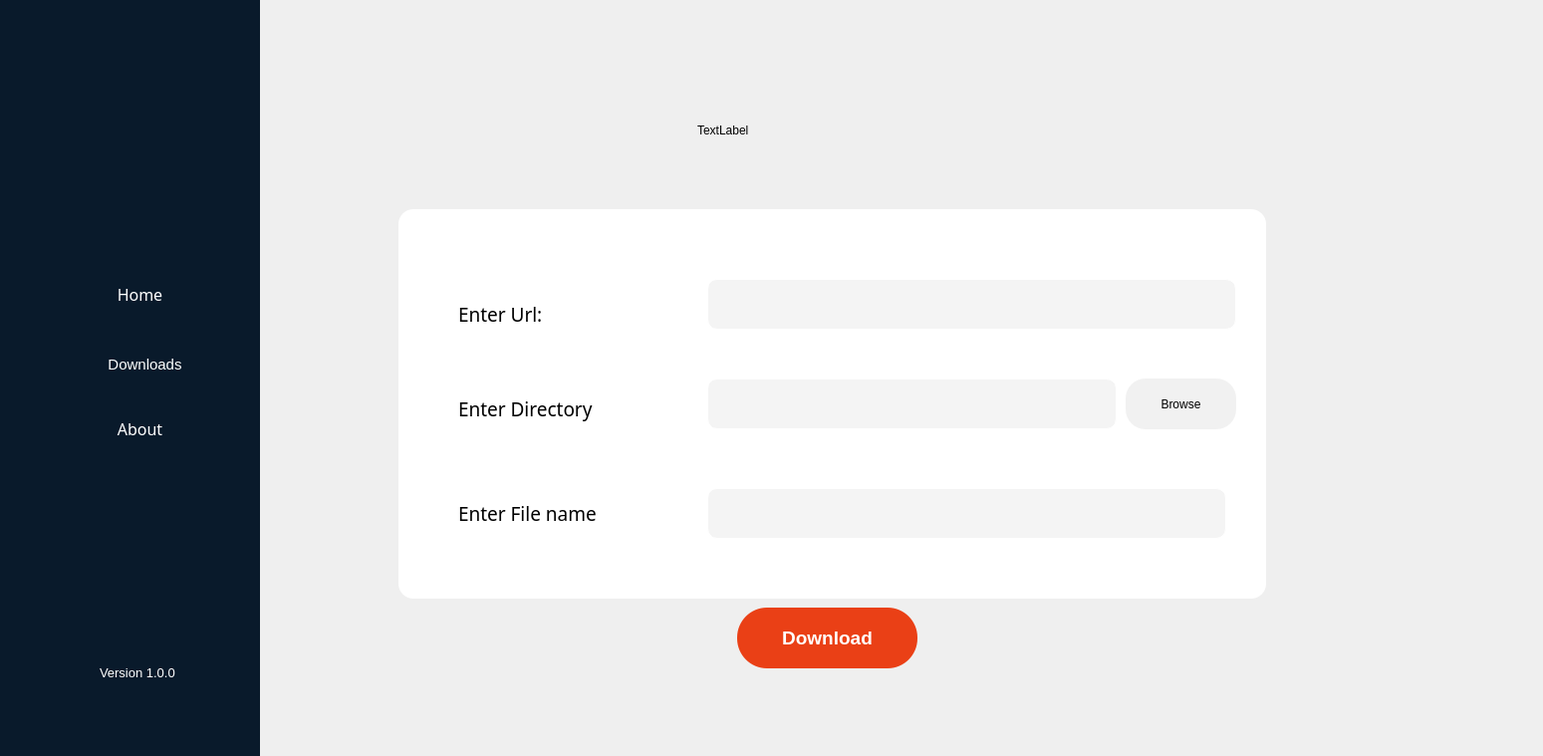
<?xml version="1.0" encoding="UTF-8"?>
<ui version="4.0">
 <class>Widget</class>
 <widget class="QWidget" name="Widget">
  <property name="geometry">
   <rect>
    <x>0</x>
    <y>0</y>
    <width>1549</width>
    <height>759</height>
   </rect>
  </property>
  <property name="windowTitle">
   <string>Widget</string>
  </property>
  <property name="styleSheet">
   <string notr="true">QLineEdit {
    border: 1px solid white;
    border-radius: 10px;
    padding: 0 20px;
    
	background-color: rgb(244, 244, 244);
	
    selection-background-color: darkgray;
}

QProgressBar {
    border: transparent;
    border-radius: 15px;
    text-align: center;
}
QPushButton{
color:white;
	border-radius:10px;
	background: transparent;



}
QPushButton:hover{
  
   color:white;
	
	border-radius:7px;
	border: transparent;
	
	background-color:transparent;
	
}</string>
  </property>
  <widget class="QWidget" name="widget" native="true">
   <property name="geometry">
    <rect>
     <x>0</x>
     <y>-20</y>
     <width>261</width>
     <height>1071</height>
    </rect>
   </property>
   <property name="styleSheet">
    <string notr="true">#widget{
	
	background:#091A2B;
}</string>
   </property>
   <widget class="QPushButton" name="homeButton">
    <property name="geometry">
     <rect>
      <x>40</x>
      <y>280</y>
      <width>201</width>
      <height>71</height>
     </rect>
    </property>
    <property name="font">
     <font>
      <family>Nirmala UI Semilight</family>
      <pointsize>12</pointsize>
      <weight>50</weight>
      <bold>false</bold>
     </font>
    </property>
    <property name="styleSheet">
     <string notr="true">QPushButton:hover{
border: 2px solid white;
}</string>
    </property>
    <property name="text">
     <string>Home</string>
    </property>
    <property name="iconSize">
     <size>
      <width>45</width>
      <height>45</height>
     </size>
    </property>
   </widget>
   <widget class="QPushButton" name="downloadsButton">
    <property name="geometry">
     <rect>
      <x>50</x>
      <y>350</y>
      <width>191</width>
      <height>71</height>
     </rect>
    </property>
    <property name="font">
     <font>
      <family>Nirmala UI</family>
      <pointsize>11</pointsize>
     </font>
    </property>
    <property name="layoutDirection">
     <enum>Qt::LeftToRight</enum>
    </property>
    <property name="styleSheet">
     <string notr="true">QPushButton:hover{
border: 2px solid white;
}</string>
    </property>
    <property name="text">
     <string>Downloads</string>
    </property>
    <property name="iconSize">
     <size>
      <width>30</width>
      <height>30</height>
     </size>
    </property>
   </widget>
   <widget class="QPushButton" name="aboutButton">
    <property name="geometry">
     <rect>
      <x>40</x>
      <y>420</y>
      <width>201</width>
      <height>61</height>
     </rect>
    </property>
    <property name="font">
     <font>
      <family>Nirmala UI Semilight</family>
      <pointsize>12</pointsize>
     </font>
    </property>
    <property name="styleSheet">
     <string notr="true">QPushButton:hover{
border: 2px solid white;
}</string>
    </property>
    <property name="text">
     <string>About</string>
    </property>
    <property name="iconSize">
     <size>
      <width>30</width>
      <height>30</height>
     </size>
    </property>
   </widget>
   <widget class="QLabel" name="label_10">
    <property name="geometry">
     <rect>
      <x>100</x>
      <y>680</y>
      <width>101</width>
      <height>31</height>
     </rect>
    </property>
    <property name="font">
     <font>
      <family>MS UI Gothic</family>
      <pointsize>10</pointsize>
     </font>
    </property>
    <property name="styleSheet">
     <string notr="true">color: rgb(255, 255, 255);</string>
    </property>
    <property name="text">
     <string>Version 1.0.0</string>
    </property>
   </widget>
  </widget>
  <widget class="QStackedWidget" name="stackedWidget">
   <property name="geometry">
    <rect>
     <x>260</x>
     <y>-10</y>
     <width>1301</width>
     <height>831</height>
    </rect>
   </property>
   <property name="lineWidth">
    <number>1</number>
   </property>
   <widget class="QWidget" name="page">
    <widget class="QLineEdit" name="urlPath">
     <property name="geometry">
      <rect>
       <x>450</x>
       <y>290</y>
       <width>531</width>
       <height>51</height>
      </rect>
     </property>
     <property name="font">
      <font>
       <family>Nirmala UI Semilight</family>
       <pointsize>9</pointsize>
      </font>
     </property>
     <property name="styleSheet">
      <string notr="true"/>
     </property>
    </widget>
    <widget class="QLabel" name="label">
     <property name="geometry">
      <rect>
       <x>200</x>
       <y>300</y>
       <width>151</width>
       <height>51</height>
      </rect>
     </property>
     <property name="font">
      <font>
       <family>Nirmala UI Semilight</family>
       <pointsize>14</pointsize>
      </font>
     </property>
     <property name="text">
      <string>Enter Url:</string>
     </property>
    </widget>
    <widget class="QLineEdit" name="directory">
     <property name="geometry">
      <rect>
       <x>450</x>
       <y>390</y>
       <width>411</width>
       <height>51</height>
      </rect>
     </property>
     <property name="font">
      <font>
       <family>Nirmala UI Semilight</family>
       <pointsize>9</pointsize>
      </font>
     </property>
    </widget>
    <widget class="QLabel" name="label_2">
     <property name="geometry">
      <rect>
       <x>200</x>
       <y>400</y>
       <width>181</width>
       <height>41</height>
      </rect>
     </property>
     <property name="font">
      <font>
       <family>Nirmala UI Semilight</family>
       <pointsize>14</pointsize>
      </font>
     </property>
     <property name="text">
      <string>Enter Directory</string>
     </property>
    </widget>
    <widget class="QLineEdit" name="fileName">
     <property name="geometry">
      <rect>
       <x>450</x>
       <y>500</y>
       <width>521</width>
       <height>51</height>
      </rect>
     </property>
     <property name="font">
      <font>
       <family>Nirmala UI Semilight</family>
       <pointsize>9</pointsize>
      </font>
     </property>
    </widget>
    <widget class="QLabel" name="label_3">
     <property name="geometry">
      <rect>
       <x>200</x>
       <y>500</y>
       <width>191</width>
       <height>51</height>
      </rect>
     </property>
     <property name="font">
      <font>
       <family>Nirmala UI Semilight</family>
       <pointsize>14</pointsize>
      </font>
     </property>
     <property name="text">
      <string>Enter File name</string>
     </property>
    </widget>
    <widget class="QPushButton" name="downloadButton">
     <property name="geometry">
      <rect>
       <x>480</x>
       <y>620</y>
       <width>181</width>
       <height>61</height>
      </rect>
     </property>
     <property name="font">
      <font>
       <family>SansSerif</family>
       <pointsize>14</pointsize>
       <weight>75</weight>
       <bold>true</bold>
      </font>
     </property>
     <property name="styleSheet">
      <string notr="true">QPushButton{
color:white;
	border-radius:30px;
	border: transparent;
	background-color: rgb(234, 64, 22);


}
QPushButton:hover{
  
   color:white;
	border-radius:30px;
	border: transparent;
	
	background-color: rgb(191, 34, 14);
}</string>
     </property>
     <property name="text">
      <string>Download</string>
     </property>
    </widget>
    <widget class="QLabel" name="logo">
     <property name="geometry">
      <rect>
       <x>440</x>
       <y>20</y>
       <width>551</width>
       <height>241</height>
      </rect>
     </property>
     <property name="text">
      <string>TextLabel</string>
     </property>
    </widget>
    <widget class="QWidget" name="widget_3" native="true">
     <property name="geometry">
      <rect>
       <x>140</x>
       <y>220</y>
       <width>871</width>
       <height>391</height>
      </rect>
     </property>
     <property name="styleSheet">
      <string notr="true">background-color: rgb(255, 255, 255);
border-radius:15px;</string>
     </property>
     <widget class="QPushButton" name="browseButton">
      <property name="geometry">
       <rect>
        <x>730</x>
        <y>170</y>
        <width>111</width>
        <height>51</height>
       </rect>
      </property>
      <property name="styleSheet">
       <string notr="true">#browseButton{
	 color: #000;
	
	background-color: rgb(241, 241, 241);
border-radius: 20px;
 border: 1px black;
}
#browseButton:hover{
	background-color:#2EE59D;
 border: 1px solid black;
}</string>
      </property>
      <property name="text">
       <string>Browse</string>
      </property>
     </widget>
    </widget>
    <zorder>widget_3</zorder>
    <zorder>urlPath</zorder>
    <zorder>label</zorder>
    <zorder>directory</zorder>
    <zorder>label_2</zorder>
    <zorder>fileName</zorder>
    <zorder>label_3</zorder>
    <zorder>downloadButton</zorder>
    <zorder>logo</zorder>
   </widget>
   <widget class="QWidget" name="page_2">
    <widget class="QLabel" name="label_11">
     <property name="geometry">
      <rect>
       <x>350</x>
       <y>120</y>
       <width>511</width>
       <height>71</height>
      </rect>
     </property>
     <property name="font">
      <font>
       <family>Poor Richard</family>
       <pointsize>26</pointsize>
       <italic>false</italic>
      </font>
     </property>
     <property name="styleSheet">
      <string notr="true">color:#64dd17;</string>
     </property>
     <property name="text">
      <string>Pending Download:</string>
     </property>
    </widget>
    <widget class="QWidget" name="widget_2" native="true">
     <property name="geometry">
      <rect>
       <x>80</x>
       <y>210</y>
       <width>881</width>
       <height>381</height>
      </rect>
     </property>
     <property name="styleSheet">
      <string notr="true">background-color: rgb(255, 255, 255);
border-radius:15px;</string>
     </property>
     <widget class="QLineEdit" name="uploadSpeed">
      <property name="geometry">
       <rect>
        <x>700</x>
        <y>90</y>
        <width>111</width>
        <height>41</height>
       </rect>
      </property>
      <property name="styleSheet">
       <string notr="true">QLineEdit {
    border: 1px solid grey;
    border-radius: 10px;
    padding: 0 20px;
    
	background-color:transparent;
	
    selection-background-color: darkgray;
}</string>
      </property>
     </widget>
     <widget class="QLineEdit" name="fileSize">
      <property name="geometry">
       <rect>
        <x>120</x>
        <y>90</y>
        <width>111</width>
        <height>41</height>
       </rect>
      </property>
      <property name="styleSheet">
       <string notr="true">QLineEdit {
    border: 1px solid grey;
    border-radius: 10px;
    padding: 0 20px;
    
	background-color:transparent;
	
    selection-background-color: darkgray;
}</string>
      </property>
     </widget>
     <widget class="QLabel" name="label_5">
      <property name="geometry">
       <rect>
        <x>260</x>
        <y>90</y>
        <width>151</width>
        <height>51</height>
       </rect>
      </property>
      <property name="font">
       <font>
        <family>Nirmala UI Semilight</family>
        <pointsize>12</pointsize>
       </font>
      </property>
      <property name="text">
       <string>Download Speed:</string>
      </property>
     </widget>
     <widget class="QLineEdit" name="downloadSpeed">
      <property name="geometry">
       <rect>
        <x>420</x>
        <y>90</y>
        <width>121</width>
        <height>41</height>
       </rect>
      </property>
      <property name="styleSheet">
       <string notr="true">QLineEdit {
    border: 1px solid grey;
    border-radius: 10px;
    padding: 0 20px;
    
	background-color:transparent;
	
    selection-background-color: darkgray;
}</string>
      </property>
     </widget>
     <widget class="QLabel" name="label_6">
      <property name="geometry">
       <rect>
        <x>570</x>
        <y>90</y>
        <width>121</width>
        <height>51</height>
       </rect>
      </property>
      <property name="font">
       <font>
        <family>Nirmala UI Semilight</family>
        <pointsize>12</pointsize>
       </font>
      </property>
      <property name="text">
       <string>Upload Speed:</string>
      </property>
     </widget>
     <widget class="QPushButton" name="quitButton">
      <property name="geometry">
       <rect>
        <x>340</x>
        <y>260</y>
        <width>151</width>
        <height>61</height>
       </rect>
      </property>
      <property name="styleSheet">
       <string notr="true">#quitButton{
	background:white;
	border-radius:10px;
	border: 1px solid grey;
	color: black;
	
}
#quitButton:hover{
background: black;
border-radius:10px;
	color: white;
background:#091A2B;
}</string>
      </property>
      <property name="text">
       <string>Quit</string>
      </property>
     </widget>
     <widget class="QLabel" name="label_4">
      <property name="geometry">
       <rect>
        <x>30</x>
        <y>90</y>
        <width>71</width>
        <height>51</height>
       </rect>
      </property>
      <property name="font">
       <font>
        <family>Nirmala UI Semilight</family>
        <pointsize>12</pointsize>
       </font>
      </property>
      <property name="text">
       <string>File Size:</string>
      </property>
     </widget>
     <widget class="QProgressBar" name="progressBar">
      <property name="geometry">
       <rect>
        <x>30</x>
        <y>190</y>
        <width>791</width>
        <height>21</height>
       </rect>
      </property>
      <property name="styleSheet">
       <string notr="true">background-color: rgb(243, 243, 243);</string>
      </property>
      <property name="value">
       <number>0</number>
      </property>
     </widget>
    </widget>
    <zorder>widget_2</zorder>
    <zorder>label_11</zorder>
   </widget>
   <widget class="QWidget" name="page_3">
    <property name="styleSheet">
     <string notr="true">background:#948EEE;</string>
    </property>
    <widget class="QLabel" name="label_9">
     <property name="geometry">
      <rect>
       <x>340</x>
       <y>600</y>
       <width>211</width>
       <height>16</height>
      </rect>
     </property>
     <property name="font">
      <font>
       <family>SansSerif</family>
       <pointsize>12</pointsize>
       <weight>50</weight>
       <bold>false</bold>
      </font>
     </property>
     <property name="styleSheet">
      <string notr="true">color: rgb(255, 255, 255);</string>
     </property>
     <property name="text">
      <string>COPYRIGHT(R) 2020</string>
     </property>
    </widget>
    <widget class="QLabel" name="label_7">
     <property name="geometry">
      <rect>
       <x>280</x>
       <y>620</y>
       <width>481</width>
       <height>61</height>
      </rect>
     </property>
     <property name="font">
      <font>
       <family>Poor Richard</family>
       <pointsize>9</pointsize>
      </font>
     </property>
     <property name="styleSheet">
      <string notr="true">color: rgb(255, 255, 255);</string>
     </property>
     <property name="text">
      <string>Grab your music, TV shows, movies, games and other files faster</string>
     </property>
    </widget>
    <widget class="QLabel" name="label_8">
     <property name="geometry">
      <rect>
       <x>330</x>
       <y>660</y>
       <width>341</width>
       <height>41</height>
      </rect>
     </property>
     <property name="font">
      <font>
       <family>Poor Richard</family>
       <pointsize>9</pointsize>
      </font>
     </property>
     <property name="styleSheet">
      <string notr="true">color: rgb(255, 255, 255);</string>
     </property>
     <property name="text">
      <string> with a smart multi-stream download manager.</string>
     </property>
    </widget>
    <widget class="QLabel" name="logo2">
     <property name="geometry">
      <rect>
       <x>460</x>
       <y>50</y>
       <width>491</width>
       <height>181</height>
      </rect>
     </property>
     <property name="text">
      <string>TextLabel</string>
     </property>
    </widget>
    <widget class="QPushButton" name="exploreButton">
     <property name="geometry">
      <rect>
       <x>270</x>
       <y>480</y>
       <width>311</width>
       <height>61</height>
      </rect>
     </property>
     <property name="font">
      <font>
       <family>SansSerif</family>
       <pointsize>10</pointsize>
      </font>
     </property>
     <property name="styleSheet">
      <string notr="true">QPushButton:hover{
	border:2px white;
border-radius:30px;
color:white;
background:transparent;
}
QPushButton{
	border:2px  black;
	background:black;
	border-radius:30px;
}</string>
     </property>
     <property name="text">
      <string>EXPLORE IN GITHUB</string>
     </property>
    </widget>
    <widget class="QLabel" name="label_12">
     <property name="geometry">
      <rect>
       <x>740</x>
       <y>310</y>
       <width>171</width>
       <height>71</height>
      </rect>
     </property>
     <property name="font">
      <font>
       <family>Poor Richard</family>
       <pointsize>22</pointsize>
      </font>
     </property>
     <property name="styleSheet">
      <string notr="true">color: rgb(255, 255, 255);</string>
     </property>
     <property name="text">
      <string>About Us:</string>
     </property>
    </widget>
    <widget class="QPlainTextEdit" name="plainTextEdit">
     <property name="geometry">
      <rect>
       <x>640</x>
       <y>400</y>
       <width>441</width>
       <height>221</height>
      </rect>
     </property>
     <property name="font">
      <font>
       <family>Poor Richard</family>
       <pointsize>12</pointsize>
      </font>
     </property>
     <property name="styleSheet">
      <string notr="true">border:transparent;
color: rgb(255, 255, 255);</string>
     </property>
     <property name="plainText">
      <string>This app is designed by students of Kathmandu University department of Computer Engineering. Currently we are working with 5 team members. We hope to extend our project further for easier excess to every people. 

Keep Supporting!</string>
     </property>
    </widget>
    <widget class="Line" name="line">
     <property name="geometry">
      <rect>
       <x>700</x>
       <y>370</y>
       <width>231</width>
       <height>31</height>
      </rect>
     </property>
     <property name="styleSheet">
      <string notr="true"/>
     </property>
     <property name="lineWidth">
      <number>1</number>
     </property>
     <property name="orientation">
      <enum>Qt::Horizontal</enum>
     </property>
    </widget>
    <widget class="QLabel" name="about">
     <property name="geometry">
      <rect>
       <x>230</x>
       <y>230</y>
       <width>361</width>
       <height>241</height>
      </rect>
     </property>
     <property name="text">
      <string>TextLabel</string>
     </property>
    </widget>
   </widget>
  </widget>
 </widget>
 <resources/>
 <connections/>
</ui>
